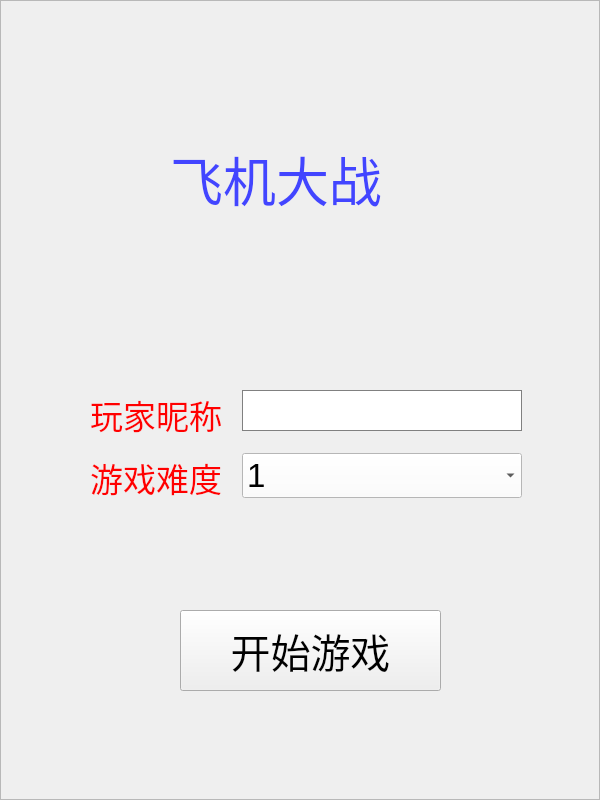
<?xml version="1.0" encoding="UTF-8"?>
<ui version="4.0">
 <class>GameSetingtWeight</class>
 <widget class="QWidget" name="GameSetingtWeight">
  <property name="geometry">
   <rect>
    <x>0</x>
    <y>0</y>
    <width>600</width>
    <height>800</height>
   </rect>
  </property>
  <property name="windowTitle">
   <string>Form</string>
  </property>
  <layout class="QGridLayout" name="gridLayout">
   <property name="leftMargin">
    <number>0</number>
   </property>
   <property name="topMargin">
    <number>0</number>
   </property>
   <property name="rightMargin">
    <number>0</number>
   </property>
   <property name="bottomMargin">
    <number>0</number>
   </property>
   <item row="0" column="0">
    <widget class="QFrame" name="frame">
     <property name="styleSheet">
      <string notr="true">background-image: url(:/image/background.jpg);</string>
     </property>
     <property name="frameShape">
      <enum>QFrame::StyledPanel</enum>
     </property>
     <property name="frameShadow">
      <enum>QFrame::Raised</enum>
     </property>
     <widget class="QPushButton" name="startBtn">
      <property name="geometry">
       <rect>
        <x>180</x>
        <y>610</y>
        <width>261</width>
        <height>81</height>
       </rect>
      </property>
      <property name="font">
       <font>
        <pointsize>30</pointsize>
       </font>
      </property>
      <property name="styleSheet">
       <string notr="true">border-color: rgb(85, 255, 255);
color: rgb(85, 255, 0);
color: rgb(0, 0, 0);</string>
      </property>
      <property name="text">
       <string>开始游戏</string>
      </property>
     </widget>
     <widget class="QLabel" name="label">
      <property name="geometry">
       <rect>
        <x>170</x>
        <y>140</y>
        <width>212</width>
        <height>78</height>
       </rect>
      </property>
      <property name="font">
       <font>
        <pointsize>40</pointsize>
       </font>
      </property>
      <property name="styleSheet">
       <string notr="true">color: rgb(66, 69, 255);</string>
      </property>
      <property name="text">
       <string>飞机大战</string>
      </property>
      <property name="alignment">
       <set>Qt::AlignCenter</set>
      </property>
     </widget>
     <widget class="QWidget" name="formLayoutWidget">
      <property name="geometry">
       <rect>
        <x>90</x>
        <y>390</y>
        <width>432</width>
        <height>111</height>
       </rect>
      </property>
      <property name="font">
       <font>
        <pointsize>25</pointsize>
       </font>
      </property>
      <layout class="QFormLayout" name="formLayout">
       <property name="horizontalSpacing">
        <number>20</number>
       </property>
       <property name="verticalSpacing">
        <number>15</number>
       </property>
       <item row="0" column="0">
        <widget class="QLabel" name="Label">
         <property name="enabled">
          <bool>true</bool>
         </property>
         <property name="font">
          <font>
           <pointsize>25</pointsize>
          </font>
         </property>
         <property name="styleSheet">
          <string notr="true">color: rgb(255, 0, 0);</string>
         </property>
         <property name="text">
          <string>玩家昵称</string>
         </property>
        </widget>
       </item>
       <item row="0" column="1">
        <widget class="QLineEdit" name="username">
         <property name="font">
          <font>
           <pointsize>25</pointsize>
          </font>
         </property>
         <property name="styleSheet">
          <string notr="true">border: 1px solid gray</string>
         </property>
        </widget>
       </item>
       <item row="1" column="0">
        <widget class="QLabel" name="label_2">
         <property name="font">
          <font>
           <pointsize>25</pointsize>
          </font>
         </property>
         <property name="styleSheet">
          <string notr="true">color: rgb(255, 0, 0);</string>
         </property>
         <property name="text">
          <string>游戏难度</string>
         </property>
        </widget>
       </item>
       <item row="1" column="1">
        <widget class="QComboBox" name="level">
         <property name="font">
          <font>
           <pointsize>25</pointsize>
          </font>
         </property>
         <property name="styleSheet">
          <string notr="true">background-color: rgb(255, 255, 255);</string>
         </property>
         <item>
          <property name="text">
           <string>1</string>
          </property>
         </item>
         <item>
          <property name="text">
           <string>2</string>
          </property>
         </item>
         <item>
          <property name="text">
           <string>3</string>
          </property>
         </item>
        </widget>
       </item>
      </layout>
     </widget>
    </widget>
   </item>
  </layout>
 </widget>
 <resources/>
 <connections/>
</ui>
